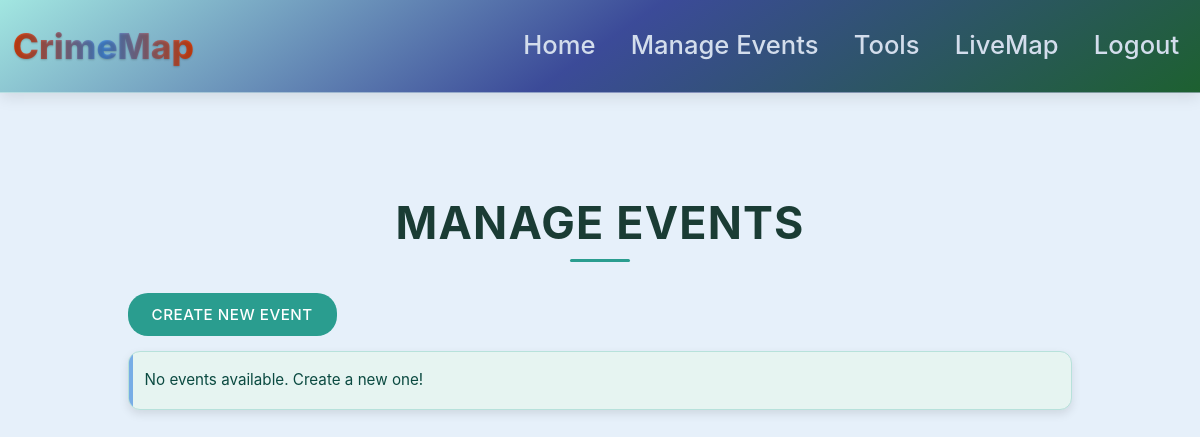
/manage-events (signed in), run on an earlier commit of the app's database.
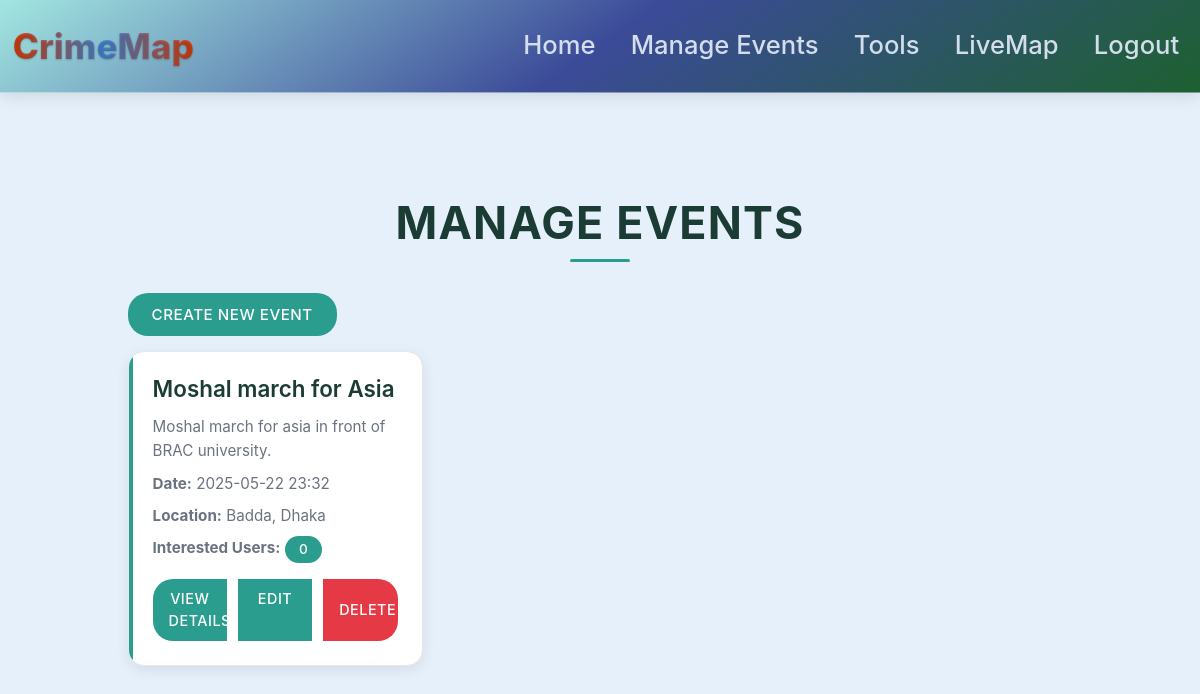
And on a later commit of the database.
### website/models.py (models this page shows)
class Event(db.Model):
    id = db.Column(db.Integer, primary_key=True)
    title = db.Column(db.String(150))
    description = db.Column(db.Text)
    date = db.Column(db.DateTime)
    location = db.Column(db.String(150))
    max_participants = db.Column(db.Integer)
    created_by = db.Column(db.Integer, db.ForeignKey('user.id'))
    created_by_user = db.relationship('User', foreign_keys=[created_by])
    participants = db.relationship('EventParticipant', backref='event', lazy=True)

### website/views.py (the view)
@views.route('/manage-events', methods=['GET'])
@login_required
def manage_events():
    if current_user.id != 1:
        flash('Access denied!', category='error')
        return redirect(url_for('views.home'))
    events = Event.query.all()
    for event in events:
        event.interested_users = EventParticipant.query.filter_by(event_id=event.id).count()
    return render_template('manage_events.html', user=current_user, events=events)

### website/__init__.py (called while the page is built)
def create_app():
    app = Flask(__name__)
    app.config['SECRET_KEY'] = 'hjshjhdjah kjshkjdhjs'
    app.config['SQLALCHEMY_DATABASE_URI'] = f'sqlite:///{DB_NAME}'
    db.init_app(app)
    from .views import views
    from .auth import auth
    from .feedbacks import feedbacks
    app.register_blueprint(views, url_prefix='/')
    app.register_blueprint(auth, url_prefix='/')
    app.register_blueprint(feedbacks, url_prefix='/feedbacks')
    from .models import User
    with app.app_context():
        db.create_all()
    login_manager = LoginManager()
    login_manager.login_view = 'auth.login'
    login_manager.init_app(app)
    @login_manager.user_loader
    def load_user(id):
        return User.query.get(int(id))
    return app

### website/views.py (called while the page is built)
@views.context_processor
def inject_upcoming_events():
    upcoming_events = Event.query.filter(Event.date > datetime.now()).count()
    return {'upcoming_events': upcoming_events}

### website/templates/manage_events.html (shortened to what this page needs)
{% extends "base.html" %}
{% block content %}
<div class="manage-events-container">
    <h1 class="main-title">Manage Events</h1>
    <div class="mb-4">
        <a href="{{ url_for('views.create_event') }}" class="create-event-btn">Create New Event</a>
    </div>
    <div class="row" id="event-list">
        {% for event in events %}
        <div class="col-lg-4 col-md-6 mb-4 event-card-wrapper" data-event-id="{{ event.id }}">
            <div class="event-card">
                <h5 class="card-title">{{ event.title }}</h5>
                <p class="card-text">{{ event.description | truncate(150) }}</p>
                <div class="event-details mb-3">
                    <p><strong>Date:</strong> {{ event.date.strftime('%Y-%m-%d %H:%M') }}</p>
                    <p><strong>Location:</strong> {{ event.location }}</p>
                    <p><strong>Interested Users:</strong> <span class="badge badge-pill badge-info">{{ event.interested_users }}</span></p>
                </div>
                <div class="btn-group w-100">
                    <a href="{{ url_for('views.view_event', event_id=event.id) }}" class="btn btn-info">View Details</a>
                    <a href="{{ url_for('views.edit_event', event_id=event.id) }}" class="btn btn-warning">Edit</a>
                    <button class="btn btn-danger delete-event" data-id="{{ event.id }}">Delete</button>
                </div>
            </div>
        </div>
        {% else %}
        <div class="col-12">
            <div class="alert alert-info">
                No events available. Create a new one!
            </div>
        </div>
        {% endfor %}
    </div>
</div>
{% endblock %}

What changed in the data, as far as the page shows it:
added Event: title "Moshal march for Asia", description "Moshal march for asia in front of BRAC university.", date "2025-05-22 23:32", location "Badda, Dhaka", interested_users "0"
Also different on the page:
text no longer shown: "No events available. Create a new one!"
